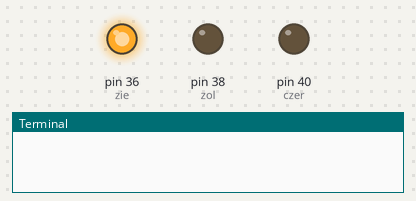
Recording of a program running on a simulated Raspberry Pi (header pin numbers). Parts: output pins drawn as LEDs (lit = HIGH), the last lines printed to the terminal. The clock reads 2024-03-15 10:24:30 at power-on unless the program sets it.

Above: at 0.15 s.
At 1.35 s:
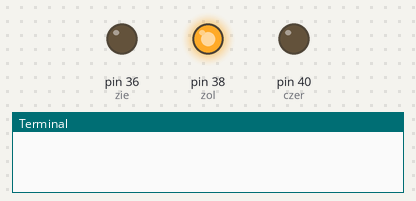
At 2.55 s:
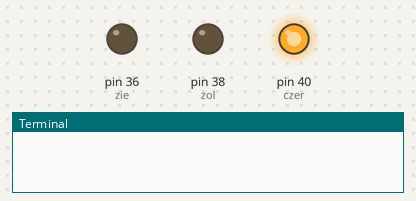
At 4.9 s:
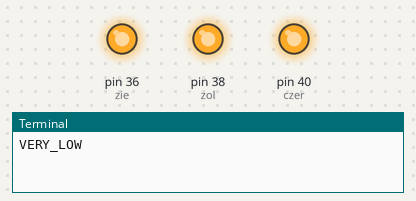
Timing chart, 0 to 7.3 s (numbered marks = the images above):
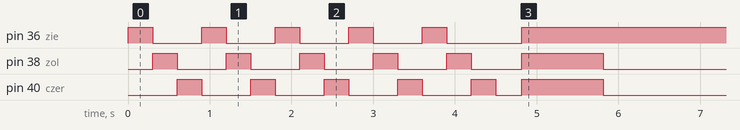

The program:

test.py
```python
import json
import RPi.GPIO as GPIO
from time import sleep
from os import system
from time import time

if __name__ == '__main__':
    #definicja poczatkowa diod
    zie = 36
    zol = 38
    czer = 40
    diodes = [zie, zol, czer]
    GPIO.setmode(GPIO.BOARD)

    for diode in diodes:
        GPIO.setup(diode, GPIO.OUT)

    init = True

    while (True):
        if int(time()%900) == 0 or init:
            init = False

            #zapal wszyskie
            for i in range(5):
            	for diode in diodes:
            	    GPIO.output(diode, GPIO.HIGH)
            	    sleep(0.3)
            	    GPIO.output(diode, GPIO.LOW)

            #pobierz dane i je przeanalizuj
            system('curl -X GET --header "Accept: application/json" --header "apikey: BZ3ZjjK5QepQjwFcL24iIuEJ0R3gPkHn" "https://airapi.airly.eu/v2/measurements/installation?installationId=13109" > output.txt')
            file = open('output.txt')
            json_data = file.read()
            file.close()

            parsed_json = (json.loads(json_data))
            status = parsed_json['current']['indexes'][0]['level']
            print(status)

            #zgas, zapal wszystkie
            for diode in diodes:
                GPIO.output(diode, GPIO.HIGH)
            sleep(1)
            for diode in diodes:
                GPIO.output(diode, GPIO.LOW)

            #zapal odpowiednia
            if status == 'VERY_LOW':
                GPIO.output(zie, GPIO.HIGH)

            if status == 'LOW':
                GPIO.output(zie, GPIO.HIGH)
                GPIO.output(zol, GPIO.HIGH)

            if status == 'MEDIUM':
                #zolty
                GPIO.output(zol, GPIO.HIGH)

            if status == 'HIGH':
                #czer
                GPIO.output(czer, GPIO.HIGH)

            if status == 'VERY_HIGH':
                GPIO.output(czer, GPIO.HIGH)

            if status == 'EXTREME':
                GPIO.output(czer, GPIO.HIGH)

            if status == 'AIRMAGEDON':
                GPIO.output(czer, GPIO.HIGH)


        sleep(0.2)
```

Measured:
- by itself, pin 36 (zie): goes 4 × (HIGH 0.30 s, LOW 0.60 s), HIGH 0.30 s, LOW 0.92 s, then HIGH
- by itself, pin 38 (zol): goes 5 × (HIGH 0.30 s, LOW 0.60 s), HIGH 1.0 s, then LOW
- by itself, pin 40 (czer): goes 4 × (HIGH 0.30 s, LOW 0.60 s), HIGH 0.30 s, LOW 0.32 s, HIGH 1.0 s, then LOW
